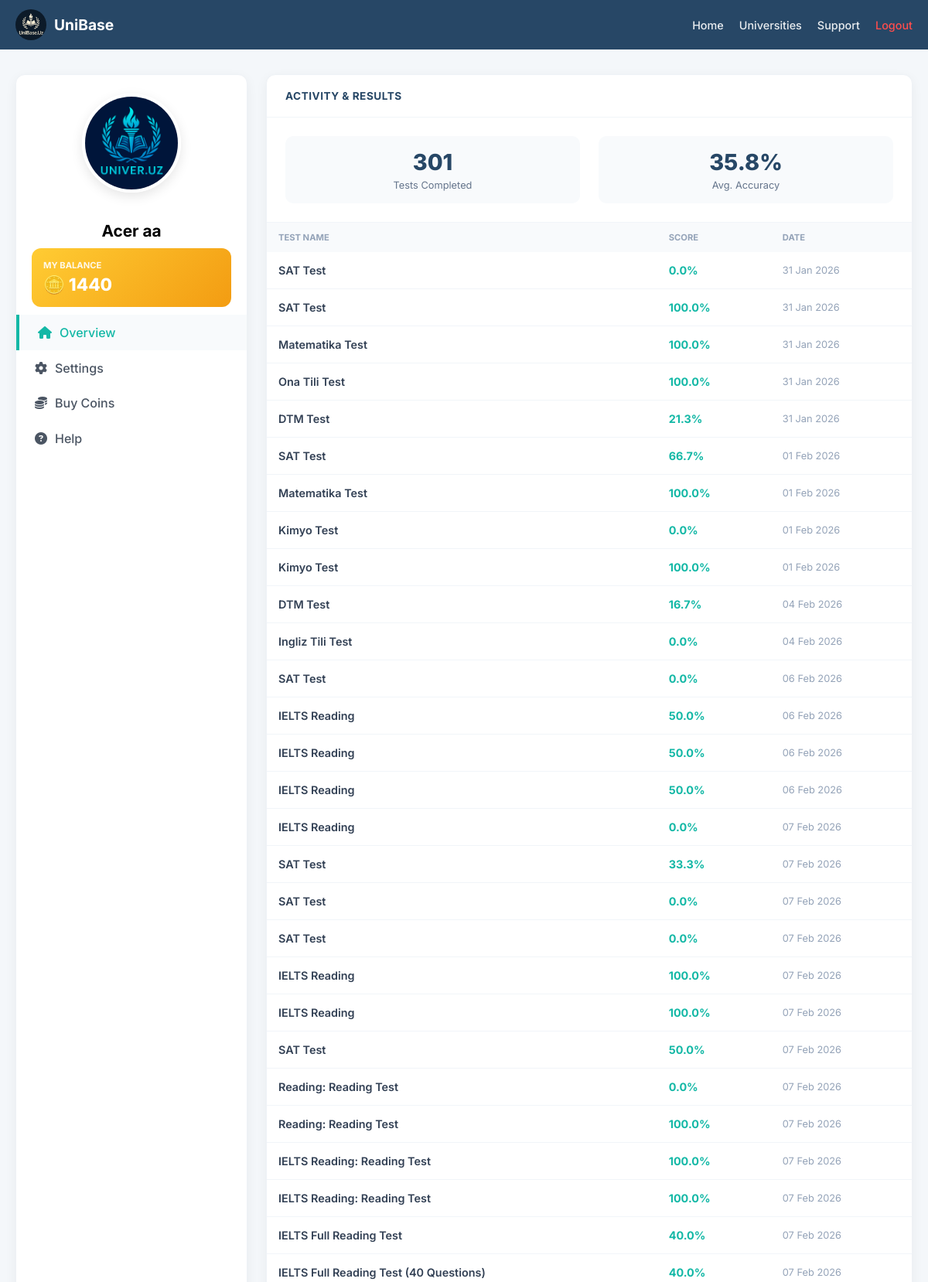
Screenshot of /my_statistics/ (signed in, upper part) with the database file from the repository.
### user/models.py (models this page shows, shortened)
class Profile(models.Model):
    user = models.OneToOneField(User, on_delete=models.CASCADE, related_name='profile')
    email = models.EmailField(max_length=254, blank=True, null=True)
    phone_number = models.CharField(max_length=20, blank=True, null=True)
    photo = models.ImageField(upload_to='profiles/', blank=True, null=True)
    coins = models.PositiveIntegerField(default=0)
    free_trial_used = models.BooleanField(default=False)

### app/models.py (models this page shows, shortened)
class UserTestResult(models.Model):
    user = models.ForeignKey(User, on_delete=models.CASCADE)
    test_name = models.CharField(max_length=255)
    score = models.FloatField()
    date_taken = models.DateTimeField(auto_now_add=True)

### app/views.py (the view)
# urls.py: path("my_statistics/", my_profile_view, name="my_statistics"),
@login_required
def my_profile_view(request):
    user = request.user
    user_results = UserTestResult.objects.filter(user=user)
    total_tests_taken = user_results.count()
    if total_tests_taken > 0:
        average_score = round(sum(r.score for r in user_results) / total_tests_taken, 1)
        best_score = max(r.score for r in user_results)
    else:
        average_score = 0
        best_score = 0
    return render(request, 'profile.html', {
        'user': user.get_full_name() or user.username,
        'total_tests_taken': total_tests_taken,
        'average_score': average_score,
        'best_score': best_score,
        'user_results': user_results,
    })

### user/templates/profile.html (shortened to what this page needs)
<!DOCTYPE html>
<html lang="en">
{% load static %}
<head>
    <link rel="stylesheet" href="https://cdnjs.cloudflare.com/ajax/libs/font-awesome/6.4.0/css/all.min.css">
</head>
<body>
<header>
    <div class="header-container">
        <a href="/" class="logo">
            <img src="/media/media/logo.jpg" alt="Logo" class="logo-img">
            <span class="logo-text">UniBase</span>
        </a>
        <nav class="nav-menu">
            <ul>
                <li><a href="{% url 'home' %}">Home</a></li>
                <li><a href="{% url 'univers' %}">Universities</a></li>
                <li><a href="https://t.me/unibase_support_bot">Support</a></li>
                <li><a href="{% url 'logout' %}" style="color: #ff4d4d;">Logout</a></li>
            </ul>
        </nav>
    </div>
</header>
<div class="profile-container">
    <div class="card profile-card">
        <img class="profile-photo" src="{% if request.user.profile.photo %}{{ request.user.profile.photo.url }}{% else %}{% static 'default-avatar.png' %}{% endif %}">
        <h2 class="profile-name">{{ request.user.get_full_name|default:request.user.username }}</h2>
        <div class="coin-balance-box">
            <h4>My Balance</h4>
            <div class="balance">🪙 {{ request.user.profile.coins }}</div>
        </div>
        <div class="profile-nav">
            <a href="#" class="active"><i class="fa-solid fa-house"></i> Overview</a>
            <a href="{% url 'settings' %}"><i class="fa-solid fa-gear"></i> Settings</a>
            <a href="{% url 'buy_coins' %}"><i class="fa-solid fa-coins"></i> Buy Coins</a>
            <a href="https://t.me/unibase_support_bot"><i class="fa-solid fa-circle-question"></i> Help</a>
        </div>
    </div>
    <div class="card">
        <div class="card-header">Activity & Results</div>
        <div class="stats-summary">
            <div class="stat-item">
                <div class="stat-number">{{ total_tests_taken }}</div>
                <div class="stat-label">Tests Completed</div>
            </div>
            <div class="stat-item">
                <div class="stat-number">{{ average_score }}%</div>
                <div class="stat-label">Avg. Accuracy</div>
            </div>
        </div>
        <div style="overflow-x: auto;">
            <table>
                <thead>
                    <tr>
                        <th>Test Name</th>
                        <th>Score</th>
                        <th>Date</th>
                    </tr>
                </thead>
                <tbody>
                    {% for result in user_results %}
                    <tr>
                        <td style="font-weight: 600;">{{ result.test_name }}</td>
                        <td><span style="color: var(--color-teal); font-weight: bold;">{{ result.score }}%</span></td>
                        <td style="color: #94a3b8; font-size: 0.8rem;">{{ result.date_taken|date:"d M Y" }}</td>
                    </tr>
                    {% empty %}
                    <tr>
                        <td colspan="3" style="text-align:center; padding: 2rem; color: #94a3b8;">No activity recorded yet</td>
                    </tr>
                    {% endfor %}
                </tbody>
            </table>
        </div>
    </div>
</div>
</body>
</html>

### user/templates/profile.html (style rules this page uses)
:root { --color-primary: #274766; --color-teal: #14b8a6; --color-teal-dark: #0d9488; --bg-light: #f4f7fa; }
body { font-family: 'Inter', sans-serif; background: var(--bg-light); margin: 0; overflow-x: hidden; }
header { background: var(--color-primary); padding: 12px 0; position: sticky; top: 0; z-index: 2000; }
.header-container { display: flex; justify-content: space-between; align-items: center; max-width: 1200px; margin: 0 auto; padding: 0 20px; }
.logo { display: flex; align-items: center; text-decoration: none; color: white; gap: 10px; }
.logo-img { width: 40px; border-radius: 50%; }
.logo-text { font-weight: 700; font-size: 1.2rem; }
.nav-menu ul { display: flex; list-style: none; margin: 0; padding: 0; gap: 20px; align-items: center; }
.nav-menu ul li a { color: rgba(255, 255, 255, 0.9); text-decoration: none; font-size: 0.9rem; font-weight: 500; }
.profile-container { display: grid; grid-template-columns: 300px 1fr 320px; gap: 1.5rem; max-width: 1400px; margin: 2rem auto; padding: 0 20px; }
.card { background: #fff; border-radius: 12px; box-shadow: 0 4px 15px rgba(0,0,0,0.05); overflow: hidden; border: 1px solid #eef2f6; }
.card-header { padding: 1.2rem 1.5rem; border-bottom: 1px solid #f1f5f9; font-weight: 700; color: var(--color-primary); font-size: 0.85rem; text-transform: uppercase; letter-spacing: 0.5px; }
.profile-card { text-align: center; padding-bottom: 1rem; }
.profile-photo { width: 120px; height: 120px; border-radius: 50%; margin: 1.5rem auto 1rem; object-fit: cover; border: 4px solid #fff; box-shadow: 0 5px 15px rgba(0,0,0,0.1); }
.profile-name { font-size: 1.3rem; font-weight: 700; margin-bottom: 0.5rem; }
.coin-balance-box { background: linear-gradient(135deg, #ffcc33 0%, #f39c12 100%); margin: 10px 20px; padding: 15px; border-radius: 12px; color: #fff; text-align: left; }
.coin-balance-box h4 { margin: 0; font-size: 0.7rem; text-transform: uppercase; opacity: 0.9; }
.coin-balance-box .balance { font-size: 1.4rem; font-weight: 800; margin-top: 4px; }
.profile-nav a { display: flex; align-items: center; gap: 10px; padding: 0.8rem 1.5rem; color: #4b5563; text-decoration: none; transition: 0.3s; font-weight: 500; }
.profile-nav a:hover, .profile-nav a.active { background: #f8fafc; color: var(--color-teal); border-left: 4px solid var(--color-teal); }
.stats-summary { display: grid; grid-template-columns: 1fr 1fr; gap: 1.5rem; padding: 1.5rem; border-bottom: 1px solid #f1f5f9; }
.stat-item { text-align: center; background: #f8fafc; padding: 1rem; border-radius: 10px; }
.stat-number { font-size: 1.8rem; font-weight: 800; color: var(--color-primary); }
.stat-label { font-size: 0.8rem; color: #64748b; margin-top: 5px; }
table { width: 100%; border-collapse: collapse; }
th { background: #f8fafc; padding: 12px 15px; text-align: left; font-size: 0.7rem; color: #94a3b8; text-transform: uppercase; }
td { padding: 15px; border-bottom: 1px solid #f1f5f9; font-size: 0.9rem; color: #334155; }
@media (max-width: 1200px) { .profile-container { grid-template-columns: 300px 1fr; } }

### rows the page displays
UserTestResult: test_name "SAT Test", score "0.0", date_taken "31 Jan 2026"
UserTestResult: test_name "SAT Test", score "100.0", date_taken "31 Jan 2026"
UserTestResult: test_name "Matematika Test", score "100.0", date_taken "31 Jan 2026"
UserTestResult: test_name "Ona Tili Test", score "100.0", date_taken "31 Jan 2026"
UserTestResult: test_name "DTM Test", score "21.3", date_taken "31 Jan 2026"
UserTestResult: test_name "SAT Test", score "66.7", date_taken "01 Feb 2026"
UserTestResult: test_name "Matematika Test", score "100.0", date_taken "01 Feb 2026"
UserTestResult: test_name "Kimyo Test", score "0.0", date_taken "01 Feb 2026"
UserTestResult: test_name "Kimyo Test", score "100.0", date_taken "01 Feb 2026"
UserTestResult: test_name "DTM Test", score "16.7", date_taken "04 Feb 2026"
UserTestResult: test_name "Ingliz Tili Test", score "0.0", date_taken "04 Feb 2026"
UserTestResult: test_name "SAT Test", score "0.0", date_taken "06 Feb 2026"
UserTestResult: test_name "IELTS Reading", score "50.0", date_taken "06 Feb 2026"
UserTestResult: test_name "IELTS Reading", score "50.0", date_taken "06 Feb 2026"
UserTestResult: test_name "IELTS Reading", score "50.0", date_taken "06 Feb 2026"
UserTestResult: test_name "IELTS Reading", score "0.0", date_taken "07 Feb 2026"
UserTestResult: test_name "SAT Test", score "33.3", date_taken "07 Feb 2026"
UserTestResult: test_name "SAT Test", score "0.0", date_taken "07 Feb 2026"
UserTestResult: test_name "SAT Test", score "0.0", date_taken "07 Feb 2026"
UserTestResult: test_name "IELTS Reading", score "100.0", date_taken "07 Feb 2026"
UserTestResult: test_name "IELTS Reading", score "100.0", date_taken "07 Feb 2026"
UserTestResult: test_name "SAT Test", score "50.0", date_taken "07 Feb 2026"
UserTestResult: test_name "Reading: Reading Test", score "0.0", date_taken "07 Feb 2026"
UserTestResult: test_name "Reading: Reading Test", score "100.0", date_taken "07 Feb 2026"
UserTestResult: test_name "IELTS Reading: Reading Test", score "100.0", date_taken "07 Feb 2026"
UserTestResult: test_name "IELTS Reading: Reading Test", score "100.0", date_taken "07 Feb 2026"
UserTestResult: test_name "IELTS Full Reading Test", score "40.0", date_taken "07 Feb 2026"
UserTestResult: test_name "IELTS Full Reading Test (40 Questions)", score "40.0", date_taken "07 Feb 2026"

### other values shown
{{ request.user.get_full_name|default:request.user.username }} "Acer aa"
{{ request.user.profile.coins }} "1440"
{{ total_tests_taken }} "301"
{{ average_score }} "35.8"
